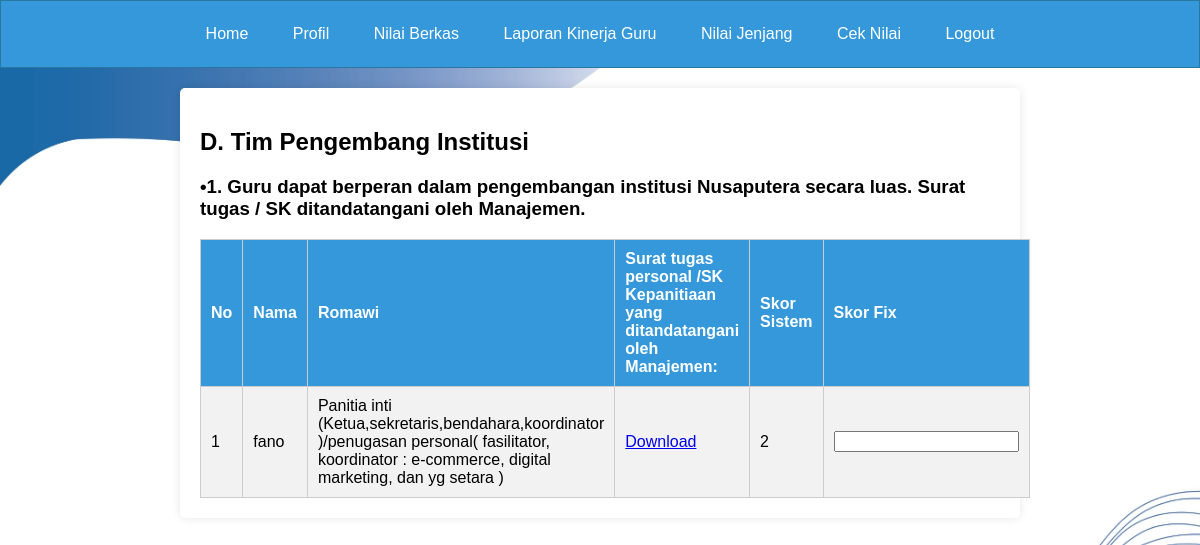
Page /page_beri_nilai_guru4d.php on the committed database.
### tables this page shows
CREATE TABLE `tabel_p_pendidikan2` (
  `id_penilaian` int(11) NOT NULL,
  `id` int(11) DEFAULT NULL,
  `nama` varchar(255) DEFAULT NULL,
  `ia1` varchar(255) DEFAULT NULL,
  `poinia1` int(11) DEFAULT NULL,
  `apoinia1` int(11) NOT NULL,
  `berkasia1` longblob DEFAULT NULL,
  `berkasia11` longblob DEFAULT NULL,
  `berkasia111` longblob DEFAULT NULL,
  `iab1` varchar(255) DEFAULT NULL,
  `poiniab1` int(11) DEFAULT NULL,
  `apoiniab1` int(11) DEFAULT NULL,
  `berkasiab1` longblob DEFAULT NULL,
  `berkasiab11` longblob DEFAULT NULL,
  `berkasiab111` longblob DEFAULT NULL,
  `iac1` varchar(255) DEFAULT NULL,
  `poiniac1` int(11) DEFAULT NULL,
  `apoiniac1` int(11) DEFAULT NULL,
  `berkasiac1` longblob DEFAULT NULL,
  `berkasiac11` longblob DEFAULT NULL,
  `berkasiac111` longblob DEFAULT NULL,
  `ia2` varchar(255) DEFAULT NULL,
  `poinia2` int(11) DEFAULT NULL,
  `apoinia2` int(11) DEFAULT NULL,
  `berkasia2` longblob DEFAULT NULL,
  `berkasia22` longblob DEFAULT NULL,
  `berkasia222` longblob DEFAULT NULL,
  `ib1` varchar(255) DEFAULT NULL,
  `poinib1` int(11) DEFAULT NULL,
  `apoinib1` int(11) DEFAULT NULL,
  `berkasib1` longblob DEFAULT NULL,
  `berkasib11` longblob DEFAULT NULL,
  `berkasib111` longblob DEFAULT NULL,
  `ib2` varchar(255) DEFAULT NULL,
  `poinib2` int(11) DEFAULT NULL,
  `apoinib2` int(11) DEFAULT NULL,
  `berkasib2` longblob DEFAULT NULL,
  `berkasib22` longblob DEFAULT NULL,
  `berkasib222` longblob DEFAULT NULL,
  `ib3` varchar(255) DEFAULT NULL,
  `poinib3` int(11) DEFAULT NULL,
  `apoinib3` int(11) DEFAULT NULL,
  `berkasib3` longblob DEFAULT NULL,
  `berkasib33` longblob DEFAULT NULL,
  `berkasib333` longblob DEFAULT NULL,
  `ib4` varchar(255) DEFAULT NULL,
  `poinib4` int(11) DEFAULT NULL,
  `apoinib4` int(11) DEFAULT NULL,
  `berkasib4` longblob DEFAULT NULL,
  `berkasib44` longblob DEFAULT NULL,
  `berkasib444` longblob DEFAULT NULL,
  `ib5` varchar(255) DEFAULT NULL,
  `poinib5` int(11) DEFAULT NULL,
  `apoinib5` int(11) DEFAULT NULL,
  `berkasib5` longblob DEFAULT NULL,
  `berkasib55` longblob DEFAULT NULL,
  `berkasib555` longblob DEFAULT NULL,
  `ib6` varchar(255) DEFAULT NULL,
  `poinib6` int(11) DEFAULT NULL,
  `apoinib6` int(11) DEFAULT NULL,
  `berkasib6` longblob DEFAULT NULL,
  `berkasib66` longblob DEFAULT NULL,
  `berkasib666` longblob DEFAULT NULL,
  `ic1` varchar(255) DEFAULT NULL,
  `poinic1` int(11) DEFAULT NULL,
  `apoinic1` int(11) DEFAULT NULL,
  `berkasic1` longblob DEFAULT NULL,
  `berkasic11` longblob DEFAULT NULL,
  `berkasic111` longblob DEFAULT NULL,
  `berkasic1111` longblob DEFAULT NULL,
  `berkasic11111` longblob DEFAULT NULL,
  `ic2` varchar(255) DEFAULT NULL,
  `poinic2` int(11) DEFAULT NULL,
  `apoinic2` longblob DEFAULT NULL,
  `berkasic2` longblob DEFAULT NULL,
  `icb2` varchar(255) DEFAULT NULL,
  `poinicb2` int(11) DEFAULT NULL,
  `apoinicb2` int(11) DEFAULT NULL,
  `berkasicb2` longblob DEFAULT NULL,
  `icc2` varchar(255) DEFAULT NULL,
  `poinicc2` int(11) DEFAULT NULL,
  `apoinicc2` int(11) DEFAULT NULL,
  `berkasicc2` longblob DEFAULT NULL,
  `icd2` varchar(255) DEFAULT NULL,
  `poinicd2` int(11) DEFAULT NULL,
  `apoinicd2` int(11) DEFAULT NULL,
  `berkasicd2` longblob DEFAULT NULL,
  `id1` varchar(255) DEFAULT NULL,
  `poinid1` int(11) DEFAULT NULL,
  `apoinid1` int(11) DEFAULT NULL,
  `berkasid1` longblob DEFAULT NULL,
  `berkasid11` longblob DEFAULT NULL,
  `berkasid111` longblob NOT NULL,
  `ie1` varchar(255) DEFAULT NULL,
  `poinie1` int(11) DEFAULT NULL,
  `apoinie1` int(11) DEFAULT NULL,
  `berkasie1` longblob DEFAULT NULL,
  `berkasie11` longblob DEFAULT NULL,
  `berkasie111` longblob DEFAULT NULL,
  `ie2` varchar(255) DEFAULT NULL,
  `poinie2` int(11) DEFAULT NULL,
  `apoinie2` int(11) DEFAULT NULL,
  `berkasie2` longblob DEFAULT NULL,
  `berkasie22` longblob DEFAULT NULL,
  `iia1` varchar(255) DEFAULT NULL,
  `poiniia1` int(11) DEFAULT NULL,
  `apoiniia1` int(11) DEFAULT NULL,
  `berkasiia1` longblob DEFAULT NULL,
  `berkasiia11` longblob DEFAULT NULL,
  `berkasiia111` longblob DEFAULT NULL,
  `iia2` varchar(255) DEFAULT NULL,
  `poiniia2` int(11) DEFAULT NULL,
  `apoiniia2` int(11) DEFAULT NULL,
  `berkasiia2` longblob DEFAULT NULL,
  `berkasiia22` longblob DEFAULT NULL,
  `berkasiia222` longblob DEFAULT NULL,
  `iiab2` varchar(255) DEFAULT NULL,
  `poiniiab2` int(11) DEFAULT NULL,
  `apoiniiab2` int(11) DEFAULT NULL,
  `berkasiiab2` longblob DEFAULT NULL,
  `berkasiiab22` longblob DEFAULT NULL,
  `berkasiiab222` longblob DEFAULT NULL,
  `berkasiiab2222` longblob DEFAULT NULL,
  `iib1` varchar(255) DEFAULT NULL,
  `poiniib1` int(11) DEFAULT NULL,
  `apoiniib1` int(11) DEFAULT NULL,
  `berkasiib1` longblob DEFAULT NULL,
  `berkasiib11` longblob DEFAULT NULL,
  `berkasiib111` longblob DEFAULT NULL,
  `iib2` varchar(255) DEFAULT NULL,
  `poiniib2` int(11) DEFAULT NULL,
  `apoiniib2` int(11) DEFAULT NULL,
  `berkasiib2` longblob DEFAULT NULL,
  `berkasiib22` longblob DEFAULT NULL,
  `berkasiib222` longblob DEFAULT NULL,
  `iib3` varchar(255) DEFAULT NULL,
  `poiniib3` int(11) DEFAULT NULL,
  `apoiniib3` int(11) DEFAULT NULL,
  `berkasiib3` longblob DEFAULT NULL,
  `berkasiib33` longblob DEFAULT NULL,
  `berkasiib333` longblob DEFAULT NULL,
  `iiba3` varchar(255) DEFAULT NULL,
  `poiniiba3` int(11) DEFAULT NULL,
  `apoiniiba3` int(11) DEFAULT NULL,
  `berkasiiba3` longblob DEFAULT NULL,
  `berkasiiba33` longblob DEFAULT NULL,
  `berkasiiba333` longblob DEFAULT NULL,
  `berkasiiba3333` longblob DEFAULT NULL,
  `iib4` varchar(255) DEFAULT NULL,
  `poiniib4` int(11) DEFAULT NULL,
  `apoiniib4` int(11) DEFAULT NULL,
  `berkasiib4` longblob DEFAULT NULL,
  `berkasiib44` longblob DEFAULT NULL,
  `berkasiib444` longblob DEFAULT NULL,
  `iibb4` varchar(255) DEFAULT NULL,
  `poiniibb4` int(11) DEFAULT NULL,
  `apoiniibb4` int(11) DEFAULT NULL,
  `berkasiibb4` longblob DEFAULT NULL,
  `berkasiibb44` longblob DEFAULT NULL,
  `berkasiibb444` longblob DEFAULT NULL,
  `iibc4` varchar(255) DEFAULT NULL,
  `poiniibc4` int(11) DEFAULT NULL,
  `apoiniibc4` int(11) DEFAULT NULL,
  `berkasiibc4` longblob DEFAULT NULL,
  `berkasiibc44` longblob DEFAULT NULL,
  `berkasiibc444` longblob DEFAULT NULL,
  `iiia1` varchar(255) DEFAULT NULL,
  `poiniiia1` int(11) DEFAULT NULL,
  `apoiniiia1` int(11) DEFAULT NULL,
  `berkasiiia1` longblob DEFAULT NULL,
  `berkasiiia11` longblob DEFAULT NULL,
  `berkasiiia111` longblob DEFAULT NULL,
  `iiib1` varchar(255) DEFAULT NULL,
  `poiniiib1` int(11) DEFAULT NULL,
  `apoiniiib1` int(11) DEFAULT NULL,
  `berkasiiib1` longblob DEFAULT NULL,
  `berkasiiib11` longblob DEFAULT NULL,
  `berkasiiib111` longblob DEFAULT NULL,
  `berkasiiib1111` longblob DEFAULT NULL,
  `berkasiiib11111` longblob DEFAULT NULL,
  `iiic1` varchar(255) DEFAULT NULL,
  `poiniiic1` int(11) DEFAULT NULL,
  `apoiniiic1` int(11) DEFAULT NULL,
  `berkasiiic1` longblob DEFAULT NULL,
  `berkasiiic11` longblob DEFAULT NULL,
  `berkasiiic111` longblob DEFAULT NULL,
  `berkasiiic1111` longblob DEFAULT NULL,
  `berkasiiic11111` longblob DEFAULT NULL,
  `iva1` varchar(255) DEFAULT NULL,
  `poiniva1` int(11) DEFAULT NULL,
  `apoiniva1` int(11) DEFAULT NULL,
  `berkasiva1` longblob DEFAULT NULL,
  `berkasiva11` longblob DEFAULT NULL,
  `berkasiva111` longblob DEFAULT NULL,
  `ivb1` varchar(255) DEFAULT NULL,
  `poinivb1` int(11) DEFAULT NULL,
  `apoinivb1` int(11) DEFAULT NULL,
  `berkasivb1` longblob DEFAULT NULL,
  `berkasivb11` longblob DEFAULT NULL,
  `berkasivb111` longblob DEFAULT NULL,
  `ivc1` varchar(255) DEFAULT NULL,
  `poinivc1` int(11) DEFAULT NULL,
  `apoinivc1` int(11) DEFAULT NULL,
  `berkasivc1` longblob DEFAULT NULL,
  `berkasivc11` longblob DEFAULT NULL,
  `berkasivc111` longblob DEFAULT NULL,
  `ivd1` varchar(255) DEFAULT NULL,
  `poinivd1` int(11) DEFAULT NULL,
  `apoinivd1` int(11) DEFAULT NULL,
  `berkasivd1` longblob DEFAULT NULL,
  `berkasivd11` longblob DEFAULT NULL,
  `berkasivd111` longblob DEFAULT NULL,
  `ive1` varchar(255) DEFAULT NULL,
  `poinive1` int(11) DEFAULT NULL,
  `apoinive1` int(11) DEFAULT NULL,
  `berkasive1` longblob DEFAULT NULL,
  `berkasive11` longblob DEFAULT NULL,
  `berkasive111` longblob DEFAULT NULL,
  `ivea1` varchar(255) DEFAULT NULL,
  `poinivea1` int(11) DEFAULT NULL,
  `apoinivea1` int(11) DEFAULT NULL,
  `berkasivea1` longblob DEFAULT NULL,
  `ive2` varchar(255) DEFAULT NULL,
  `poinive2` int(11) DEFAULT NULL,
  `apoinive2` int(11) DEFAULT NULL,
  `berkasive2` longblob DEFAULT NULL,
  `berkasive22` longblob DEFAULT NULL,
  `berkasive222` longblob DEFAULT NULL,
  `tahun_penilaian` varchar(4) DEFAULT NULL,
  `nilai` int(10) DEFAULT NULL,
  `nilaivalidasi` int(15) NOT NULL,
  `validasi` varchar(20) DEFAULT NULL,
  `Aktivasi` int(10) NOT NULL,
  `TIMESTAMP` timestamp NOT NULL DEFAULT '2024-06-03 16:59:59'
);

### page_beri_nilai_guru4d.php (the view, shortened to what this page needs)
<?php
include "koneksi.php";
$tahun_ini = date("Y");
?>
<!DOCTYPE html>
<html lang="en">
<head>
</head>
<body>
    <div class="navbar-pendidikan" id="navbar-guru">
        <a href="page_pendidikan.php">Home</a>
        <a href="page_profil_pendidikan.php">Profil</a>
        <a href="page_beri_nilai_pendidikan.php">Nilai Berkas</a>
        <a href="page_laporan_kinerja_guru_pendidikan.php">Laporan Kinerja Guru</a>
        <a href="page_jenjang_pendidikan.php">Nilai Jenjang</a>
        <a href="page_nilaisemua_pendidikan.php">Cek Nilai</a>
        <a href="logout.php">Logout</a>
    </div>
    <div class="container">
        <h2>D. Tim Pengembang Institusi</h2>
        <h3>•1. Guru dapat berperan dalam pengembangan institusi Nusaputera secara luas.
        Surat tugas / SK ditandatangani oleh Manajemen.</h3>
        <table>
            <tr>
                <th>No</th>
                <th>Nama</th>
                <th>Romawi</th>
                <th>Surat tugas personal /SK Kepanitiaan yang ditandatangani oleh  Manajemen:</th>
                <th>Skor Sistem</th>
                <th>Skor Fix</th>
            </tr>
            <?php
            $no = 1;
            $query_ia = mysqli_query($koneksi, "SELECT * FROM tabel_p_pendidikan2 WHERE tahun_penilaian = '$tahun_ini'");
            while ($row = mysqli_fetch_array($query_ia)) {
                $file_berkasiaa = $row['berkasivd1'];
            ?>
                <tr>
                    <td><?php echo $no++; ?></td>
                    <td><?php echo $row['nama']; ?></td>
                    <td><?php echo $row['ivd1']; ?></td>
                    <td>
                        <?php if (!empty($file_berkasiaa)) { ?>
                            <a href="uploads/<?php echo $file_berkasiaa; ?>" target="_blank">Download</a>
                        <?php } else {
                            echo "Tidak ada file";
                        } ?>
                    </td>
                    <td><?php echo $row['poinivd1']; ?></td>
                    <td>
                        <input type="text" class="editable-ivd1" data-id="<?php echo $row['id']; ?>" value="<?php echo $row['apoinivd1']; ?>">
                    </td>
                </tr>
            <?php } ?>
        </table>
    </div>
</body>
</html>

### page_beri_nilai_guru4d.php (style rules this page uses)
html, body { height: 100%; margin: 0; padding: 0; background: url('bgnusput.jpg') no-repeat center center fixed; background-size: 100% 100%; background-position: center center; font-family: Arial, sans-serif; }
.navbar-pendidikan { background-color: #3498db; border: 1px solid #2978a0; padding: 10px 0; text-align: center; }
.navbar-pendidikan a { display: inline-block; color: white; padding: 14px 10px; text-decoration: none; margin: 0 10px; border-radius: 5px; transition: background-color 0.3s; }
.container { background-color: #fff; max-width: 800px; margin: 20px auto; padding: 20px; border-radius: 5px; box-shadow: 0 0 10px rgba(0, 0, 0, 0.1); }
table { width: 100%; border-collapse: collapse; }
table, th, td { border: 1px solid #ccc; }
th, td { padding: 10px; text-align: left; }
th { background-color: #3498db; color: #fff; }
tr:nth-child(even) { background-color: #f2f2f2; }

### rows in the picture
tabel_p_pendidikan2: nama "fano", ivd1 "Panitia inti (Ketua,sekretaris,bendahara,koordinator )/penugasan personal( fasilitator, koordinator : e-commerce, digital marketing, dan yg setara )", poinivd1 "2"
